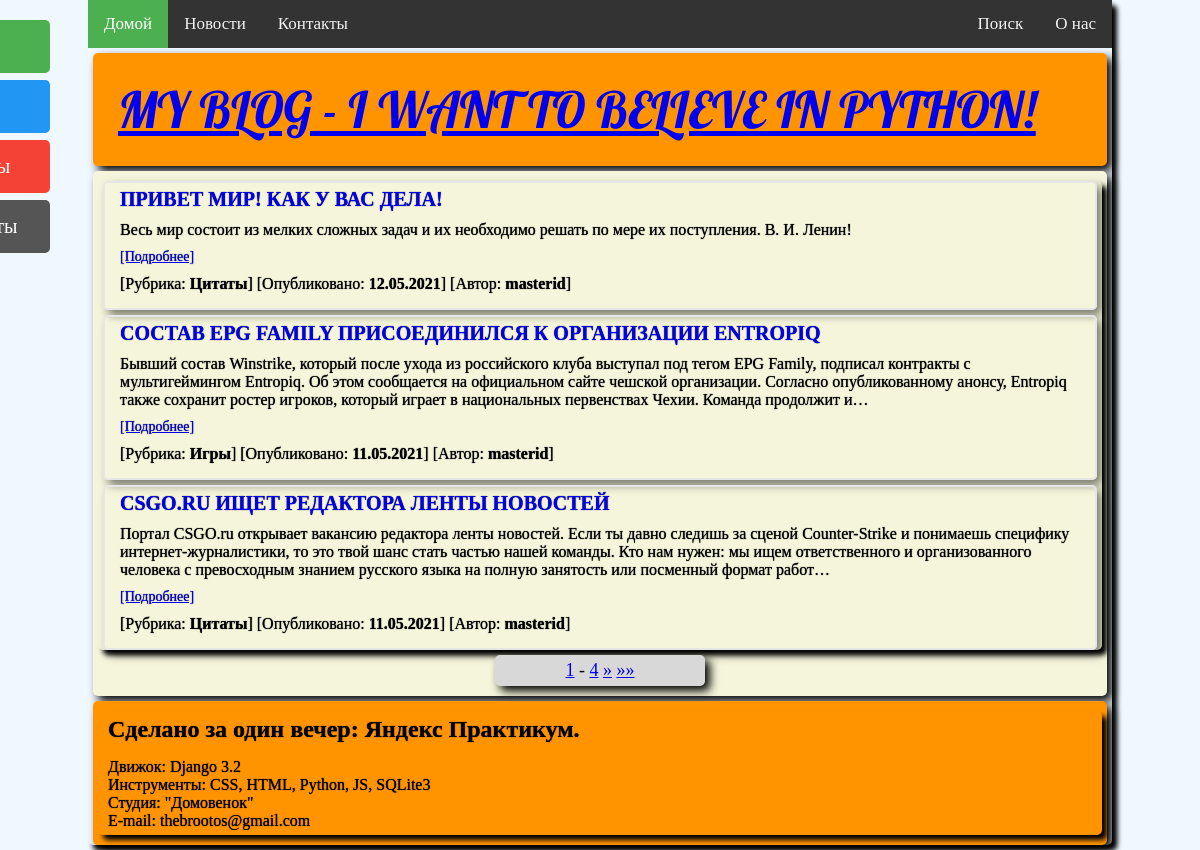
/blog/, run on an earlier commit of the app's database.
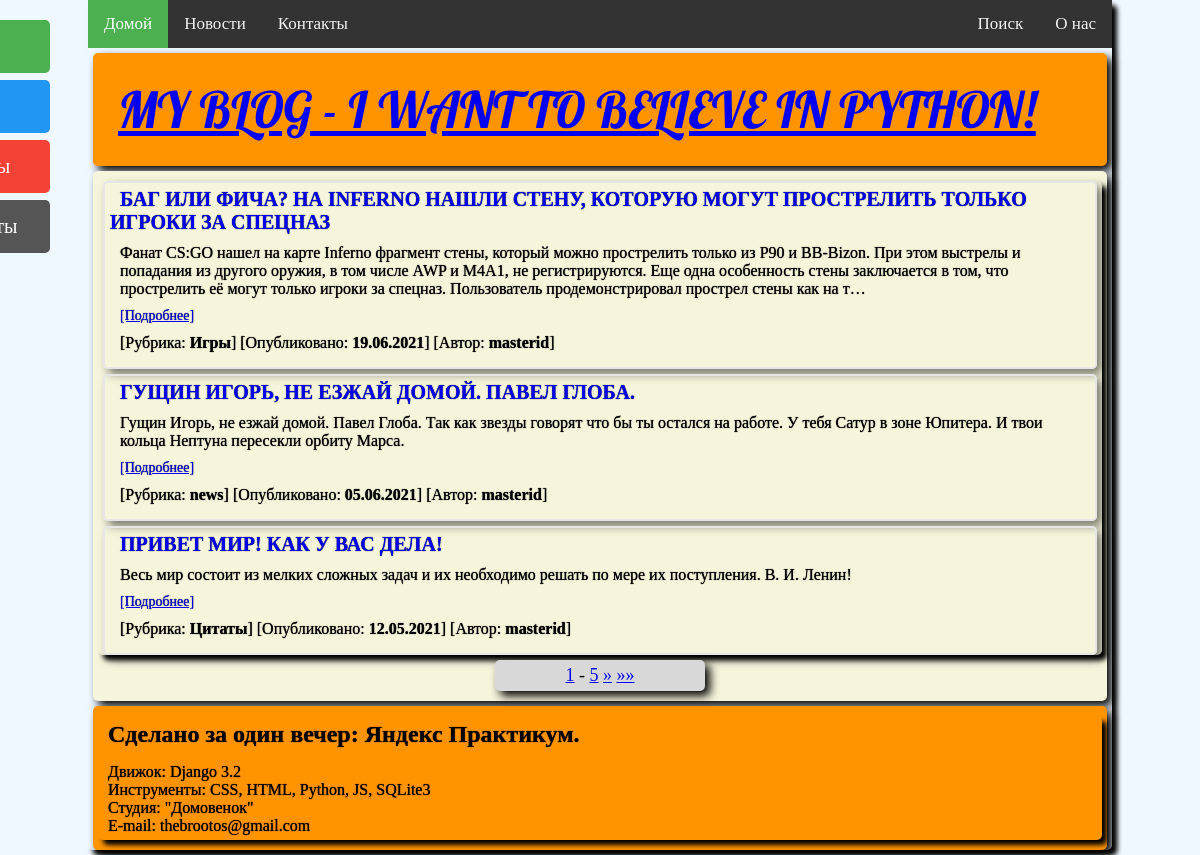
And on a later commit of the database.
### blog/models.py (models this page shows, shortened)
class Post(models.Model):
    title = models.CharField(
        max_length=200,
        verbose_name="Заголовок"
        )
    author = models.ForeignKey(
        'auth.User',
        on_delete=models.CASCADE,
        verbose_name="Автор"
        )
    body = models.TextField(
        null=True,
        blank=True,
        verbose_name="Описание"
        )
    published = models.DateTimeField(
        auto_now_add=True,
        db_index=True,
        verbose_name="Опубликовано")
    rubric = models.ForeignKey(
        "Rubric",
        null=True,
        on_delete=models.PROTECT,
        verbose_name="Рубрика")
    class Meta:
        verbose_name_plural = "Статьи"
        verbose_name = "Статья"
        ordering = ['-published']

class Rubric(models.Model):
    name = models.CharField(
        max_length=20,
        db_index=True,
        verbose_name="Название"
        )
    def __str__(self):
        return self.name
    class Meta:
        verbose_name_plural = "Рубрики"
        verbose_name = "Рубрика"
        ordering = ['name']

### blog/views.py (the view)
# urls.py: path('', BlogListView.as_view(), name='home'),
class BlogListView(ListView):
    model = Post
    paginate_by = 3
    template_name = 'base.html'

### blog/templates/base.html (shortened to what this page needs)
{% load static %}
<html>
  <head>
    <link href="{% static 'css/base.css' %}" rel="stylesheet">
  </head>
  <body class="container">
    <div class="topnav">
      <a class="active" href="">Домой</a>
      <a href="">Новости</a>
      <a href="">Контакты</a>
      <div class="topnav-right">
        <a href="">Поиск</a>
        <a href="">О нас</a>
      </div>
    </div>
    <div id="mySidenav" class="sidenav">
      <a href="" id="about">О нас</a>
      <a href="" id="blog">Блог</a>
      <a href="" id="projects">Проекты</a>
      <a href="" id="contact">Контакты</a>
    </div>
    <header class = "page-header">
      <a href="{% url 'home' %}">My Blog - I want to believe in Python!</a>
    </header>
  <div class="main">
    <div class = "container">
            {% for post in object_list %}
              <div class = "div-main">
                <a class = "a-site-title" href="{% url 'post_detail' post.pk %}"><strong>{{ post.title }}</strong></a>
                <p class = "p-text">{{ post.body|truncatechars:350 }}</p>
                <a class = "a-site-more-detailed" href="{% url 'post_detail' post.pk %}">[Подробнее]</a>
                <p class = "p-text-cat">
                  [Рубрика: <strong>{{ post.rubric }}</strong>]
                  [Опубликовано: <strong>{{ post.published|date:"d.m.Y" }}</strong>]
                  [Автор: <strong>{{ post.author }}</strong>]
                </p>
              </div>
            {% endfor %}
    </div>
    <div class="div-center">
        <a href="?page={{ page_obj.number }}">{{ page_obj.number }}</a> -
        <a href="?page={{ page_obj.paginator.num_pages }}">{{ page_obj.paginator.num_pages }}</a>
      {% if page_obj.has_next %}
        <a href="?page={{ page_obj.next_page_number }}">&raquo;</a>
        <a href="?page={{ page_obj.paginator.num_pages }}">&raquo;&raquo;</a>
      {% endif %}
    </div>
  </div>
  </body>
  <footer class = "footer">
  <div class = "container" >
      <h4 class = "footer-author">Сделано за один вечер: Яндекс Практикум.</h4>
      <p class = "footer-p">
        Движок: Django 3.2<br>
        Инструменты: CSS, HTML, Python, JS, SQLite3<br>
        Студия: "Домовенок"<br>
        E-mail: <E-Mail>thebrootos@gmail.com</E-Mail>
      </p>
  </div>
  </footer>
</html>

### blog/static/css/base.css (style rules this page uses)
.container { width: 100%; max-width: 1024px; padding: auto; margin: auto; box-shadow: 5px 5px 5px rgb(0, 0, 0); border-radius: 5px; }
.page-header { font-family: 'Lobster'; color: rgb(255, 255, 255); font-size: 50px; background-color: #ff9400; padding: 25px; margin: 5px; text-transform: uppercase; box-shadow: 5px 5px 10px rgb(0, 0, 0); border-radius: 5px; }
body { width: 100%; max-width: 1024px; padding-left: auto; padding-right: auto; font-size: 18px; background-color: aliceblue; box-shadow: 5px 5px 10px rgb(0, 0, 0); border-radius: 5px; }
.main { margin: 5px; padding: 5px; background-color: beige; box-shadow: 5px 5px 10px rgb(0, 0, 0); border-radius: 5px; }
.div-main { margin: 5px; padding: 5px; border: 2px solid rgb(230, 230, 230); box-shadow: 5px 5px 10px rgb(0, 0, 0, 0.5); border-radius: 5px; }
.a-site-title { text-decoration: none; font-size: 20px; margin: 5px; padding: 5px; text-transform: uppercase; text-shadow: 0px 0px 1px #000000; text-rendering: auto; }
.a-site-more-detailed { font-size: 14px; margin: 5px; padding: 5px; text-shadow: 0px 0px 1px #000000; text-rendering: auto; }
.p-text { font-size: 16px; margin: 5px; padding: 5px; text-shadow: 0px 0px 1px #000000; text-rendering: auto; }
.p-text-cat { font-size: 16px; margin: 5px; padding: 5px; text-shadow: 0px 0px 1px #000000; text-rendering: auto; }
.footer { margin: 5px; padding: 5px; height: auto; height: auto; background-color: #ff9400; box-shadow: 5px 5px 10px rgb(0, 0, 0); border-radius: 5px; }
.footer-author { margin: 5px; padding: 5px; font-size: 24px; text-shadow: 0px 0px 1px #000000; text-rendering: auto; }
.footer-p { margin: 5px; padding: 5px; font-size: 16px; text-shadow: 0px 0px 1px #000000; text-rendering: auto; }
.topnav { background-color: #333; overflow: hidden; }
.topnav a { float: left; color: #f2f2f2; text-align: center; padding: 14px 16px; text-decoration: none; font-size: 17px; }
.topnav a.active { background-color: #4CAF50; color: white; }
#mySidenav a { position: absolute; left: -80px; transition: 0.3s; padding: 15px; width: 100px; text-decoration: none; font-size: 20px; color: white; border-radius: 0 5px 5px 0; }
#about { top: 20px; background-color: #4CAF50; }
#blog { top: 80px; background-color: #2196F3; }
#projects { top: 140px; background-color: #f44336; }
#contact { top: 200px; background-color: #555 }
.topnav-right { float: right; }
.div-center { margin: 5px; padding: 5px; margin-left: auto; margin-right: auto; text-align: center; background-color: #d8d8d8; height: auto; width: 20%; box-shadow: 5px 5px 10px rgb(0, 0, 0); border-radius: 5px; }

What changed in the data, as far as the page shows it:
no longer on this page (row unchanged): Post: title "СОСТАВ EPG FAMILY ПРИСОЕДИНИЛСЯ К ОРГАНИЗАЦИИ ENTROPIQ", body "Бывший состав Winstrike, который после ухода из российского клуба выступал под тегом EPG Family, подписал контракты с мультигеймингом Entropiq. Об этом сообщается на официальном сайте чешской организации. Согласно опубликованному анонсу, Entropiq также сохранит ростер игроков, который играет в национальных первенствах Чехии. Команда продолжит и…", rubric "Игры", published "11.05.2021", author "masterid"
no longer on this page (row unchanged): Post: title "CSGO.RU ИЩЕТ РЕДАКТОРА ЛЕНТЫ НОВОСТЕЙ", body "Портал CSGO.ru открывает вакансию редактора ленты новостей. Если ты давно следишь за сценой Counter-Strike и понимаешь специфику интернет-журналистики, то это твой шанс стать частью нашей команды. Кто нам нужен: мы ищем ответственного и организованного человека с превосходным знанием русского языка на полную занятость или посменный формат работ…", rubric "Цитаты", published "11.05.2021", author "masterid"
added Post: title "БАГ ИЛИ ФИЧА? НА INFERNO НАШЛИ СТЕНУ, КОТОРУЮ МОГУТ ПРОСТРЕЛИТЬ ТОЛЬКО ИГРОКИ ЗА СПЕЦНАЗ", body "Фанат CS:GO нашел на карте Inferno фрагмент стены, который можно прострелить только из P90 и BB-Bizon. При этом выстрелы и попадания из другого оружия, в том числе AWP и M4A1, не регистрируются. Еще одна особенность стены заключается в том, что прострелить её могут только игроки за спецназ. Пользователь продемонстрировал прострел стены как на т…", rubric "Игры", published "19.06.2021", author "masterid"
added Post: title "ГУЩИН ИГОРЬ, НЕ ЕЗЖАЙ ДОМОЙ. ПАВЕЛ ГЛОБА.", body "Гущин Игорь, не езжай домой. Павел Глоба. Так как звезды говорят что бы ты остался на работе. У тебя Сатур в зоне Юпитера. И твои кольца Нептуна пересекли орбиту Марса.", rubric "news", published "05.06.2021", author "masterid"
Also different on the page:
{{ page_obj.paginator.num_pages }}: "4" → "5"
